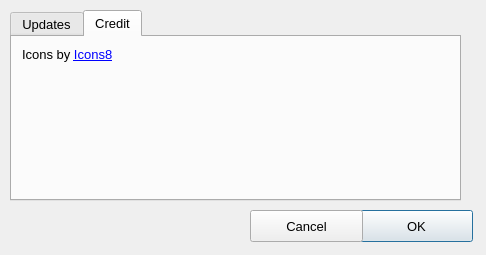
<?xml version="1.0" encoding="UTF-8"?>
<ui version="4.0">
 <class>Configuration</class>
 <widget class="QDialog" name="Configuration">
  <property name="windowModality">
   <enum>Qt::WindowModal</enum>
  </property>
  <property name="geometry">
   <rect>
    <x>0</x>
    <y>0</y>
    <width>486</width>
    <height>255</height>
   </rect>
  </property>
  <property name="font">
   <font>
    <pointsize>10</pointsize>
   </font>
  </property>
  <property name="windowTitle">
   <string>Settings</string>
  </property>
  <property name="modal">
   <bool>true</bool>
  </property>
  <widget class="QTabWidget" name="tabWidget">
   <property name="geometry">
    <rect>
     <x>10</x>
     <y>10</y>
     <width>451</width>
     <height>191</height>
    </rect>
   </property>
   <property name="font">
    <font>
     <pointsize>10</pointsize>
    </font>
   </property>
   <property name="currentIndex">
    <number>1</number>
   </property>
   <widget class="QWidget" name="update">
    <attribute name="title">
     <string>Updates</string>
    </attribute>
    <widget class="QCheckBox" name="chk_updates_startup">
     <property name="geometry">
      <rect>
       <x>20</x>
       <y>20</y>
       <width>411</width>
       <height>20</height>
      </rect>
     </property>
     <property name="text">
      <string>Check for updates on start up</string>
     </property>
     <property name="checked">
      <bool>true</bool>
     </property>
    </widget>
   </widget>
      <widget class="QWidget" name="credits">
          <attribute name="title">
              <string>Credit</string>
          </attribute>
          <widget class="QLabel" name="icons8_credit">
              <property name="geometry">
                  <rect>
                      <x>10</x>
                      <y>10</y>
                      <width>421</width>
                      <height>16</height>
                  </rect>
              </property>
              <property name="text">
                  <string>Icons by &lt;a href=&quot;https://icons8.com&quot;&gt;Icons8&lt;/a&gt;</string>
     </property>
    </widget>
   </widget>
  </widget>
  <widget class="QPushButton" name="btn_save_configuration">
   <property name="geometry">
    <rect>
     <x>360</x>
     <y>210</y>
     <width>113</width>
     <height>32</height>
    </rect>
   </property>
   <property name="text">
    <string>OK</string>
   </property>
  </widget>
  <widget class="QPushButton" name="btn_cancel_configuration">
   <property name="geometry">
    <rect>
     <x>250</x>
     <y>210</y>
     <width>113</width>
     <height>32</height>
    </rect>
   </property>
   <property name="text">
    <string>Cancel</string>
   </property>
  </widget>
 </widget>
 <resources/>
 <connections/>
</ui>
